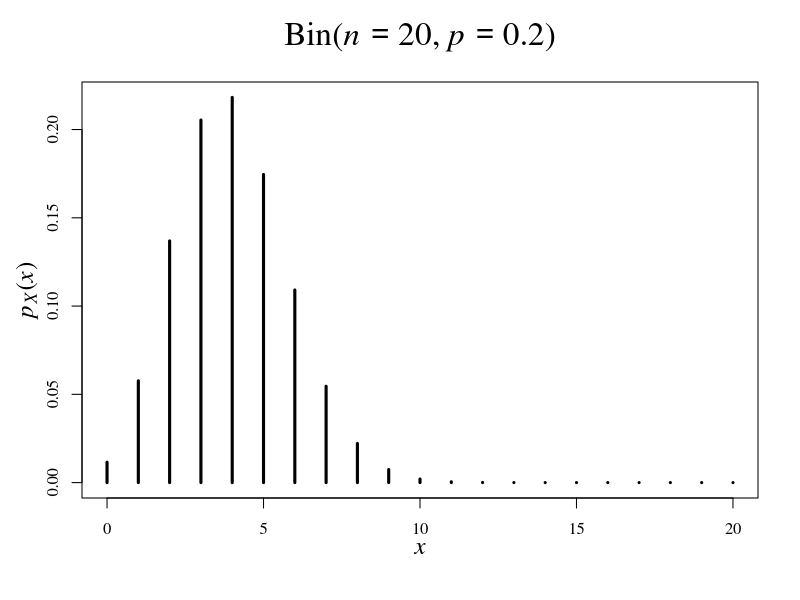
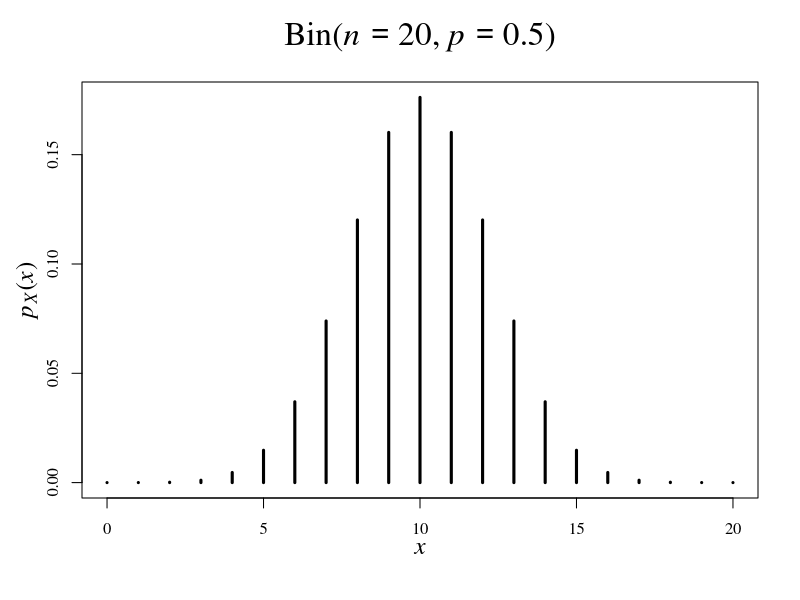
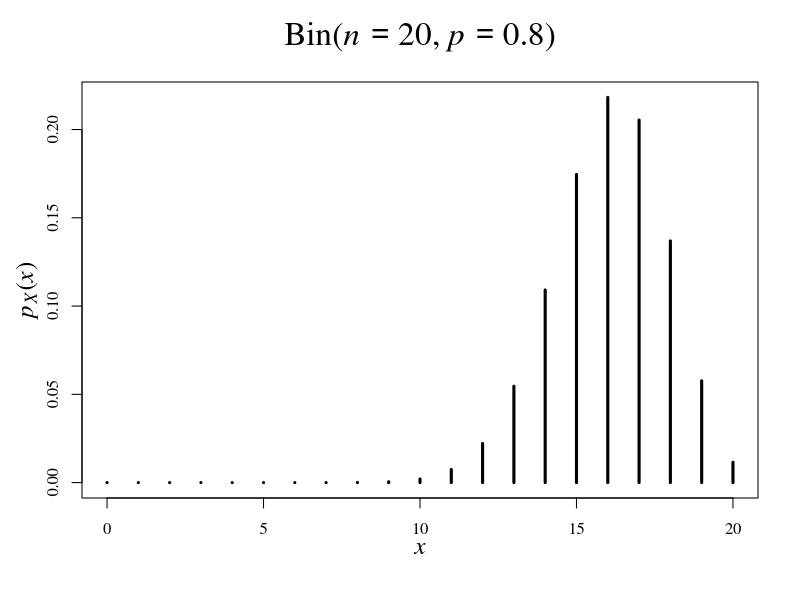
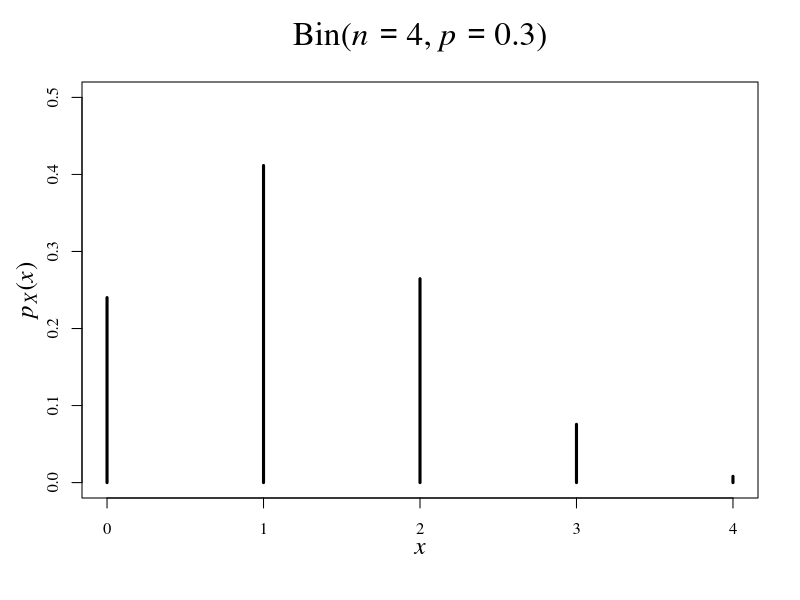
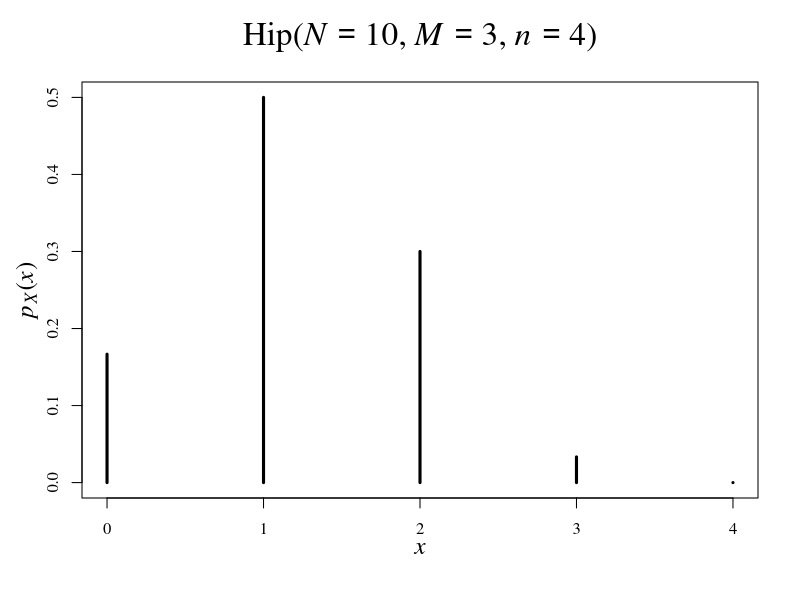
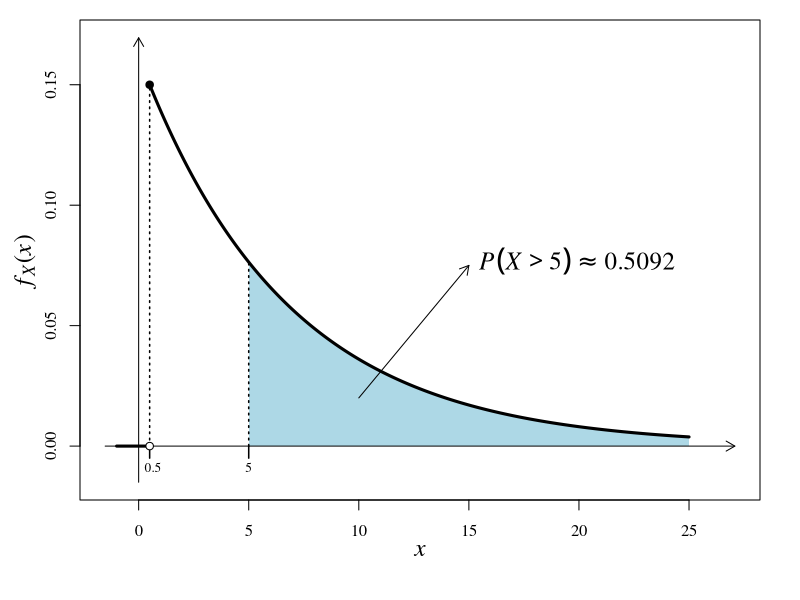
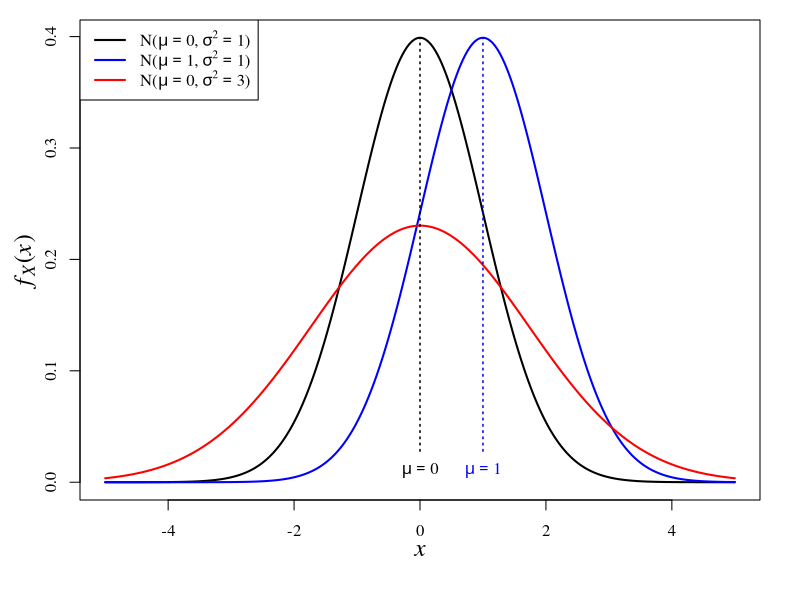
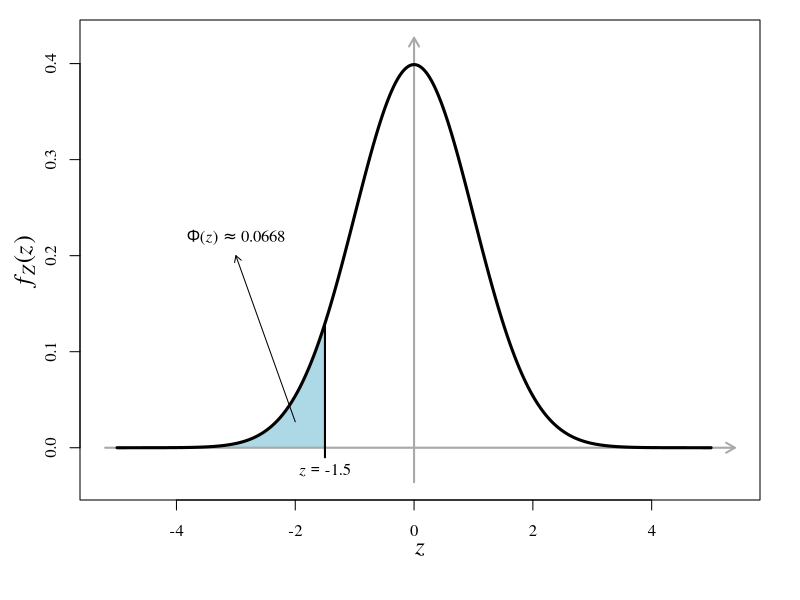

R code for these plots, in order:
## ---- chunk 1
n <- 20; x <- 0:n; p <- 0.2
par(family = "serif")
plot(x, dbinom(x = x, size = n, prob = p), type='h', xlab='', ylab='', main='', lwd=3)
mtext(text = expression(italic(x)), side = 1, line = 2, cex=1.5)
mtext(text = expression(italic(p)[italic(X)]*"("*italic(x)*")"), side = 2, line = 2, cex=1.5)
mtext(text = bquote(paste("Bin(",italic(n)==.(n),', ',italic(p)==.(p),")")), side = 3, line = 1.3, cex = 2)
## ---- chunk 2
n <- 20; x <- 0:n; p <- 0.5
par(family = "serif")
plot(x, dbinom(x = x, size = n, prob = p), type='h', xlab='', ylab='', main='', lwd=3)
mtext(text = expression(italic(x)), side = 1, line = 2, cex=1.5)
mtext(text = expression(italic(p)[italic(X)]*"("*italic(x)*")"), side = 2, line = 2, cex=1.5)
mtext(text = bquote(paste("Bin(",italic(n)==.(n),', ',italic(p)==.(p),")")), side = 3, line = 1.3, cex = 2)
## ---- chunk 3
n <- 20; x <- 0:n; p <- 0.8
par(family = "serif")
plot(x, dbinom(x = x, size = n, prob = p), type='h', xlab='', ylab='', main='', lwd=3)
mtext(text = expression(italic(x)), side = 1, line = 2, cex=1.5)
mtext(text = expression(italic(p)[italic(X)]*"("*italic(x)*")"), side = 2, line = 2, cex=1.5)
mtext(text = bquote(paste("Bin(",italic(n)==.(n),', ',italic(p)==.(p),")")), side = 3, line = 1.3, cex = 2)
## ---- chunk 4
M <- 3; N <- 10; n <- 4; x <- 0:n
y1 <- dbinom(x, n, M/N)
y2 <- dhyper(x, M, N-M, n)
MM <- max(y1,y2)
par(family = "serif")
plot(x, y1, type='h', xlab='', ylab='', main='', lwd=3, ylim=c(0,MM))
mtext(text = expression(italic(x)), side = 1, line = 2, cex=1.5)
mtext(text = expression(italic(p)[italic(X)]*"("*italic(x)*")"), side = 2, line = 2, cex=1.5)
mtext(text = bquote(paste("Bin(",italic(n)==.(n),', ',italic(p)==.(M/N),")")), side = 3, line = 1.3, cex = 2)
plot(x, y2, type='h', xlab='', ylab='', main='', lwd=3, ylim=c(0,MM))
mtext(text = expression(italic(x)), side = 1, line = 2, cex=1.5)
mtext(text = expression(italic(p)[italic(X)]*"("*italic(x)*")"), side = 2, line = 2, cex=1.5)
mtext(text = bquote(paste("Hip(",italic(N)==.(N),', ',italic(M)==.(M),', ',italic(n)==.(n),")")), side = 3, line = 1.3, cex = 2)
## ---- chunk 5
MM <- 25
x <- seq(-1,MM,0.01)
y <- as.numeric(x >= 0.5)*0.15*exp(-0.15*(x-0.5))
par(family = "serif", mar=c(5,4,1,2))
plot(x[x<0.5], y[x<0.5], type='n', xlab='', ylab='', main='', lwd=3,
     ylim=range(y)+c(-.1*diff(range(y)),.13*diff(range(y))),
     xlim=range(x)+c(-.02*diff(range(x)),.08*diff(range(x))))
polygon(x=c(5, 5, x[x > 5], MM),
        y=c(0, 0.15*exp(-0.675), y[x > 5], 0), col='lightblue', border=NA)
arrows(y0 = min(y)-.1*diff(range(y)), y1 = max(y)+.13*diff(range(y)), x0=0, x1=0, length = .1)
arrows(x0 = min(x)-.02*diff(range(x)), x1 = max(x)+.08*diff(range(x)), y0=0, y1=0, length = .1)
arrows(x0 = 10, x1 = 15, y0=0.02, y1=0.075, length = .1)
text(x=15, y=.075, labels=expression(italic(P)(italic(X) > 5)%~~%0.5092), pos = 4, cex=1.5)
lines(x[x >= 0.5], y[x >= 0.5], lwd=3)
lines(x[x < 0.5], y[x < 0.5], lwd=3)
lines(c(5, 5), c(0, 0.15*exp(-0.675)), lty=3, lwd=1.5)
lines(c(.5, .5), c(0, 0.15), lty=3, lwd=1.5)
lines(c(.5, .5), c(0, -0.005), lwd=1.5)
text(x=0.5, y=-0.007, labels = '0.5', adj=c(0.3,1), cex=.8)
lines(c(5, 5), c(0, -0.005), lwd=1.5)
text(x=5, y=-0.007, labels = '5', adj=c(0.5,1), cex=.8)
points(x=c(0.5, 0.5), y=c(0, 0.15), pch=c(21,21), bg=c('white','black'))
mtext(text = expression(italic(x)), side = 1, line = 2, cex=1.5)
mtext(text = expression(italic(f)[italic(X)]*"("*italic(x)*")"), side = 2, line = 2, cex=1.5)
## ---- chunk 6
MM <- 25
x <- seq(-5,5,0.01)
mu1 <- 0
mu2 <- 1
s2_1 <- 1
s2_2 <- 3
y1 <- dnorm(x = x, mean = mu1, sd = sqrt(s2_1))
y2 <- dnorm(x = x, mean = mu2, sd = sqrt(s2_1))
y3 <- dnorm(x = x, mean = mu1, sd = sqrt(s2_2))
M_y <- max(y1, y2, y3)

par(family = "serif", mar=c(5,4,1,2))
plot(x, y1, type='n', xlab='', ylab='', main='', lwd=3,
     ylim=c(0, M_y))
lines(x, y1, lwd=2)
lines(x, y2, lwd=2, col='blue')
lines(x, y3, lwd=2, col='red')
mtext(text = expression(italic(x)), side = 1, line = 2, cex=1.5)
mtext(text = expression(italic(f)[italic(X)]*"("*italic(x)*")"), side = 2, line = 2, cex=1.5)
legend('topleft',
       legend = as.expression(list(
         bquote(paste("N(",italic(mu)==.(mu1),', ',italic(sigma)^2==.(s2_1),")")),
         bquote(paste("N(",italic(mu)==.(mu2),', ',italic(sigma)^2==.(s2_1),")")),
         bquote(paste("N(",italic(mu)==.(mu1),', ',italic(sigma)^2==.(s2_2),")")))),
       col = c('black','blue','red'), lty=1, lwd=2
       )
lines(x=c(mu1,mu1), y=c(.07*M_y, M_y), lty=3, lwd=1.5)
text(x = mu1, y=.06*M_y, labels=bquote(italic(mu)==.(mu1)), pos=1)
lines(x=c(mu2,mu2), y=c(.07*M_y, M_y), lty=3, lwd=1.5, col='blue')
text(x = mu2, y=.06*M_y, labels=bquote(italic(mu)==.(mu2)), pos=1, col='blue')
## ---- chunk 7
x <- seq(-5,5,0.01)
mu <- 0;s2 <- 1
z <- -1.5
y <- dnorm(x = x, mean = mu1, sd = sqrt(s2_1))
M_y <- max(y); M_x <- max(x)
par(family = "serif", mar=c(5,4,1,2))
plot(x, y, type='n', xlab='', ylab='', main='', ylim=c(-.09*M_y, 1.07*M_y),
     xlim=c(min(x)-.02*diff(range(x)), max(x)+.04*diff(range(x))))
polygon(x=c(x[1], x[x < z], z, z),
        y=c(0, y[x < z], dnorm(z, mu, sqrt(s2)), 0), col='lightblue', border=NA)
arrows(y0 = -.09*M_y, y1 = 1.07*M_y, x0=0, x1=0, length = .1, lwd=2, col='darkgray')
arrows(y0 = 0, y1 = 0, x0=min(x)-.02*diff(range(x)), x1=max(x)+.04*diff(range(x)), length = .1, lwd=2, col='darkgray')
lines(x, y, lwd=3)
lines(x=c(z, z), y=c(0, dnorm(z, mu, sqrt(s2))), lwd=2)
lines(x=c(z, z), y=c(0, -.025*M_y), lwd=2)
text(x = z, y=-.02*M_y, labels=bquote(italic(z)==.(z)), pos=1)
arrows(x0 = -2, x1 = -3, y0 = dnorm(-2)/2, y1=.2, length=.07)
text(x=-3, y=.2, labels=bquote(Phi*"("*italic(z)*")"%~~%.(round(pnorm(z), 4))), pos=3)
mtext(text = expression(italic(z)), side = 1, line = 2, cex=1.5)
mtext(text = expression(italic(f)[italic(Z)]*"("*italic(z)*")"), side = 2, line = 2, cex=1.5)
## ---- chunk 8
x <- seq(-5,5,0.01)
mu <- 0;s2 <- 1
z <- 1.5
y <- dnorm(x = x, mean = mu1, sd = sqrt(s2_1))
M_y <- max(y); M_x <- max(x)
par(family = "serif", mar=c(5,4,1,2))
plot(x, y, type='n', xlab='', ylab='', main='', ylim=c(-.09*M_y, 1.07*M_y),
     xlim=c(min(x)-.02*diff(range(x)), max(x)+.04*diff(range(x))))
polygon(x=c(x[1], x[x < z], z, z),
        y=c(0, y[x < z], dnorm(z, mu, sqrt(s2)), 0), col='lightblue', border=NA)
arrows(y0 = -.09*M_y, y1 = 1.07*M_y, x0=0, x1=0, length = .1, lwd=2, col='darkgray')
arrows(y0 = 0, y1 = 0, x0=min(x)-.02*diff(range(x)), x1=max(x)+.04*diff(range(x)), length = .1, lwd=2, col='darkgray')
lines(x, y, lwd=3)
lines(x=c(z, z), y=c(0, dnorm(z, mu, sqrt(s2))), lwd=2)
lines(x=c(z, z), y=c(0, -.025*M_y), lwd=2)
text(x = z, y=-.02*M_y, labels=bquote(italic(z)==.(z)), pos=1)
arrows(x0 = -2, x1 = -3, y0 = dnorm(-2)/2, y1=.2, length=.07)
text(x=-3, y=.2, labels=bquote(Phi*"("*italic(z)*")"%~~%.(round(pnorm(z), 4))), pos=3)
mtext(text = expression(italic(z)), side = 1, line = 2, cex=1.5)
mtext(text = expression(italic(f)[italic(Z)]*"("*italic(z)*")"), side = 2, line = 2, cex=1.5)
## ---- chunk 9
x <- seq(-.5,3,0.01)
a <- 2;b <- 3
p <- 0.5
q_p <- qgamma(p=p, shape = a,rate = b)
y <- dgamma(x = x, shape = a,rate = b)
M_y <- max(y); M_x <- max(x)
par(family = "serif", mar=c(5,4,1,2))
plot(x, y, type='n', xlab='', ylab='', main='', ylim=c(-.09*M_y, 1.07*M_y),
     xlim=c(min(x)-.02*diff(range(x)), max(x)+.04*diff(range(x))))
polygon(x=c(x[1], x[x < q_p], q_p, q_p),
        y=c(0, y[x < q_p], dgamma(x = q_p, shape = a,rate = b), 0), col='lightblue', border=NA)
arrows(y0 = -.09*M_y, y1 = 1.07*M_y, x0=0, x1=0, length = .1, lwd=2, col='darkgray')
arrows(y0 = 0, y1 = 0, x0=min(x)-.02*diff(range(x)), x1=max(x)+.04*diff(range(x)), length = .1, lwd=2, col='darkgray')
lines(x, y, lwd=3)
lines(x=c(q_p, q_p), y=c(0, dgamma(x = q_p, shape = a,rate = b)), lwd=2)
lines(x=c(q_p, q_p), y=c(0, -.025*M_y), lwd=2)
text(x = q_p, y=-.02*M_y, labels=bquote(italic(Q[X*","*p])==.(round(q_p, 4))), pos=1)
arrows(x0 = q_p/2, x1 = 1.5, y0 = dgamma(x = q_p, shape = a,rate = b)/2, y1=.6, length=.07)
text(x=1.5, y=.6, labels=bquote(italic(P)*"("*italic(X)<=italic(Q[X*","*p])*") = "*italic(F[X])*"("*italic(Q[X*","*p])*") = "*.(round(p, 4))), pos=4)
mtext(text = expression(italic(x)), side = 1, line = 2, cex=1.5)
mtext(text = expression(italic(f)[italic(X)]*"("*italic(x)*")"), side = 2, line = 2, cex=1.5)
legend('topright', legend=bquote(italic(p) == .(p)), fill = 'lightblue')
## ---- chunk 10
x <- seq(-.5,3,0.01)
a <- 2;b <- 3
p <- 0.5
q_p <- qgamma(p=p, shape = a,rate = b)
y <- dgamma(x = x, shape = a,rate = b)
M_y <- max(y); M_x <- max(x)
par(family = "serif", mar=c(5,4,1,2))
plot(x, y, type='n', xlab='', ylab='', main='', ylim=c(-.09*M_y, 1.07*M_y),
     xlim=c(min(x)-.02*diff(range(x)), max(x)+.04*diff(range(x))))
polygon(x=c(x[1], x[x < q_p], q_p, q_p),
        y=c(0, y[x < q_p], dgamma(x = q_p, shape = a,rate = b), 0), col='lightblue', border=NA)
arrows(y0 = -.09*M_y, y1 = 1.07*M_y, x0=0, x1=0, length = .1, lwd=2, col='darkgray')
arrows(y0 = 0, y1 = 0, x0=min(x)-.02*diff(range(x)), x1=max(x)+.04*diff(range(x)), length = .1, lwd=2, col='darkgray')
lines(x, y, lwd=3)
lines(x=c(q_p, q_p), y=c(0, dgamma(x = q_p, shape = a,rate = b)), lwd=2)
lines(x=c(q_p, q_p), y=c(0, -.025*M_y), lwd=2)
text(x = q_p, y=-.02*M_y, labels=bquote(italic(Q[X*","*p])==.(round(q_p, 4))), pos=1)
arrows(x0 = q_p/2, x1 = 1.5, y0 = dgamma(x = q_p, shape = a,rate = b)/2, y1=.6, length=.07)
text(x=1.5, y=.6, labels=bquote(italic(P)*"("*italic(X)<=italic(Q[X*","*p])*") = "*italic(F[X])*"("*italic(Q[X*","*p])*") = "*.(round(p, 4))), pos=4)
mtext(text = expression(italic(x)), side = 1, line = 2, cex=1.5)
mtext(text = expression(italic(f)[italic(X)]*"("*italic(x)*")"), side = 2, line = 2, cex=1.5)
legend('topright', legend=bquote(italic(p) == .(p)), fill = 'lightblue')
## ---- chunk 11
x <- seq(-.5,3,0.01)
a <- 2;b <- 3
p <- 0.7
q_p <- qgamma(p=p, shape = a,rate = b)
y <- dgamma(x = x, shape = a,rate = b)
M_y <- max(y); M_x <- max(x)
par(family = "serif", mar=c(5,4,1,2))
plot(x, y, type='n', xlab='', ylab='', main='', ylim=c(-.09*M_y, 1.07*M_y),
     xlim=c(min(x)-.02*diff(range(x)), max(x)+.04*diff(range(x))))
polygon(x=c(x[1], x[x < q_p], q_p, q_p),
        y=c(0, y[x < q_p], dgamma(x = q_p, shape = a,rate = b), 0), col='lightblue', border=NA)
arrows(y0 = -.09*M_y, y1 = 1.07*M_y, x0=0, x1=0, length = .1, lwd=2, col='darkgray')
arrows(y0 = 0, y1 = 0, x0=min(x)-.02*diff(range(x)), x1=max(x)+.04*diff(range(x)), length = .1, lwd=2, col='darkgray')
lines(x, y, lwd=3)
lines(x=c(q_p, q_p), y=c(0, dgamma(x = q_p, shape = a,rate = b)), lwd=2)
lines(x=c(q_p, q_p), y=c(0, -.025*M_y), lwd=2)
text(x = q_p, y=-.02*M_y, labels=bquote(italic(Q[X*","*p])==.(round(q_p, 4))), pos=1)
arrows(x0 = q_p/2, x1 = 1.5, y0 = dgamma(x = q_p, shape = a,rate = b)/2, y1=.6, length=.07)
text(x=1.5, y=.6, labels=bquote(italic(P)*"("*italic(X)<=italic(Q[X*","*p])*") = "*italic(F[X])*"("*italic(Q[X*","*p])*") = "*.(round(p, 4))), pos=4)
mtext(text = expression(italic(x)), side = 1, line = 2, cex=1.5)
mtext(text = expression(italic(f)[italic(X)]*"("*italic(x)*")"), side = 2, line = 2, cex=1.5)
legend('topright', legend=bquote(italic(p) == .(p)), fill = 'lightblue')
## ---- chunk 12
x <- seq(-.5,3,0.01)
a <- 2;b <- 3
p <- 0.9
q_p <- qgamma(p=p, shape = a,rate = b)
y <- dgamma(x = x, shape = a,rate = b)
M_y <- max(y); M_x <- max(x)
par(family = "serif", mar=c(5,4,1,2))
plot(x, y, type='n', xlab='', ylab='', main='', ylim=c(-.09*M_y, 1.07*M_y),
     xlim=c(min(x)-.02*diff(range(x)), max(x)+.04*diff(range(x))))
polygon(x=c(x[1], x[x < q_p], q_p, q_p),
        y=c(0, y[x < q_p], dgamma(x = q_p, shape = a,rate = b), 0), col='lightblue', border=NA)
arrows(y0 = -.09*M_y, y1 = 1.07*M_y, x0=0, x1=0, length = .1, lwd=2, col='darkgray')
arrows(y0 = 0, y1 = 0, x0=min(x)-.02*diff(range(x)), x1=max(x)+.04*diff(range(x)), length = .1, lwd=2, col='darkgray')
lines(x, y, lwd=3)
lines(x=c(q_p, q_p), y=c(0, dgamma(x = q_p, shape = a,rate = b)), lwd=2)
lines(x=c(q_p, q_p), y=c(0, -.025*M_y), lwd=2)
text(x = q_p, y=-.02*M_y, labels=bquote(italic(Q[X*","*p])==.(round(q_p, 4))), pos=1)
arrows(x0 = q_p/2, x1 = 1.5, y0 = dgamma(x = q_p, shape = a,rate = b)/2, y1=.6, length=.07)
text(x=1.5, y=.6, labels=bquote(italic(P)*"("*italic(X)<=italic(Q[X*","*p])*") = "*italic(F[X])*"("*italic(Q[X*","*p])*") = "*.(round(p, 4))), pos=4)
mtext(text = expression(italic(x)), side = 1, line = 2, cex=1.5)
mtext(text = expression(italic(f)[italic(X)]*"("*italic(x)*")"), side = 2, line = 2, cex=1.5)
legend('topright', legend=bquote(italic(p) == .(p)), fill = 'lightblue')
## ---- chunk 13
#| layout-ncol: 2

n <- 5
p1 <- 0.05; p2 <- 0.25
mu1 <- n*p1;mu2 <- n*p2
s1 <- sqrt(n*p1*(1-p1)); s2 <- sqrt(n*p2*(1-p2))
qq <- 0:n; qq1 <- seq(-.5, n+.5, by = 0.01)
x1 <- dbinom(qq, n, p1); x2 <- dbinom(qq, n, p2)
y1 <- dnorm(qq1, mu1, s1); y2 <- dnorm(qq1, mu2, s2)
M1 <- max(y1, x1); M2 <- max(y2, x2)

par(family = "serif", mar=c(5,4,2.5,2))
plot(qq, x1, type='h', xlab='', ylab='', main='', lwd=3, xlim=c(-.5, n+.5), ylim=c(0, M1))
lines(qq1, y1, col='red', lwd=3)
mtext(text = expression(italic(x)), side = 1, line = 2, cex=1.5)
mtext(text = expression(italic(p)[italic(X)]*"("*italic(x)*")"), side = 2, line = 2, cex=1.5)
mtext(text = expression(italic(f)[italic(X)]*"("*italic(x)*")"), side = 4, line = 1, cex=1.5, col='red')
mtext(text = bquote(italic(n)==.(n)*","~italic(p)==.(p1)), side = 3, line = .5, cex=2)
legend('topright', legend=c(expression(Bin*"("*italic(n)*","*italic(p)*")"), expression(N*"("*italic(np)*","~italic(np)*"("*italic(1-p)*")"*")")), col=c('black', 'red'), lwd=3)

plot(qq, x2, type='h', xlab='', ylab='', main='', lwd=3, xlim=c(-.5, n+.5), ylim=c(0, M2))
lines(qq1, y2, col='red', lwd=3)
mtext(text = expression(italic(x)), side = 1, line = 2, cex=1.5)
mtext(text = expression(italic(p)[italic(X)]*"("*italic(x)*")"), side = 2, line = 2, cex=1.5)
mtext(text = expression(italic(f)[italic(X)]*"("*italic(x)*")"), side = 4, line = 1, cex=1.5, col='red')
mtext(text = bquote(italic(n)==.(n)*","~italic(p)==.(p2)), side = 3, line = .5, cex=2)
legend('topright', legend=c(expression(Bin*"("*italic(n)*","*italic(p)*")"), expression(N*"("*italic(np)*","~italic(np)*"("*italic(1-p)*")"*")")), col=c('black', 'red'), lwd=3)
## ---- chunk 14
#| layout-ncol: 2

n <- 10
p1 <- 0.05; p2 <- 0.25
mu1 <- n*p1;mu2 <- n*p2
s1 <- sqrt(n*p1*(1-p1)); s2 <- sqrt(n*p2*(1-p2))
qq <- 0:n; qq1 <- seq(-.5, n+.5, by = 0.01)
x1 <- dbinom(qq, n, p1); x2 <- dbinom(qq, n, p2)
y1 <- dnorm(qq1, mu1, s1); y2 <- dnorm(qq1, mu2, s2)
M1 <- max(y1, x1); M2 <- max(y2, x2)

par(family = "serif", mar=c(5,4,2.5,2))
plot(qq, x1, type='h', xlab='', ylab='', main='', lwd=3, xlim=c(-.5, n+.5), ylim=c(0, M1))
lines(qq1, y1, col='red', lwd=3)
mtext(text = expression(italic(x)), side = 1, line = 2, cex=1.5)
mtext(text = expression(italic(p)[italic(X)]*"("*italic(x)*")"), side = 2, line = 2, cex=1.5)
mtext(text = expression(italic(f)[italic(X)]*"("*italic(x)*")"), side = 4, line = 1, cex=1.5, col='red')
mtext(text = bquote(italic(n)==.(n)*","~italic(p)==.(p1)), side = 3, line = .5, cex=2)
legend('topright', legend=c(expression(Bin*"("*italic(n)*","*italic(p)*")"), expression(N*"("*italic(np)*","~italic(np)*"("*italic(1-p)*")"*")")), col=c('black', 'red'), lwd=3)

plot(qq, x2, type='h', xlab='', ylab='', main='', lwd=3, xlim=c(-.5, n+.5), ylim=c(0, M2))
lines(qq1, y2, col='red', lwd=3)
mtext(text = expression(italic(x)), side = 1, line = 2, cex=1.5)
mtext(text = expression(italic(p)[italic(X)]*"("*italic(x)*")"), side = 2, line = 2, cex=1.5)
mtext(text = expression(italic(f)[italic(X)]*"("*italic(x)*")"), side = 4, line = 1, cex=1.5, col='red')
mtext(text = bquote(italic(n)==.(n)*","~italic(p)==.(p2)), side = 3, line = .5, cex=2)
legend('topright', legend=c(expression(Bin*"("*italic(n)*","*italic(p)*")"), expression(N*"("*italic(np)*","~italic(np)*"("*italic(1-p)*")"*")")), col=c('black', 'red'), lwd=3)
## ---- chunk 15
#| layout-ncol: 2

n <- 50
p1 <- 0.05; p2 <- 0.25
mu1 <- n*p1;mu2 <- n*p2
s1 <- sqrt(n*p1*(1-p1)); s2 <- sqrt(n*p2*(1-p2))
qq <- 0:n; qq1 <- seq(-.5, n+.5, by = 0.01)
x1 <- dbinom(qq, n, p1); x2 <- dbinom(qq, n, p2)
y1 <- dnorm(qq1, mu1, s1); y2 <- dnorm(qq1, mu2, s2)
M1 <- max(y1, x1); M2 <- max(y2, x2)

par(family = "serif", mar=c(5,4,2.5,2))
plot(qq, x1, type='h', xlab='', ylab='', main='', lwd=3, xlim=c(-.5, n+.5), ylim=c(0, M1))
lines(qq1, y1, col='red', lwd=3)
mtext(text = expression(italic(x)), side = 1, line = 2, cex=1.5)
mtext(text = expression(italic(p)[italic(X)]*"("*italic(x)*")"), side = 2, line = 2, cex=1.5)
mtext(text = expression(italic(f)[italic(X)]*"("*italic(x)*")"), side = 4, line = 1, cex=1.5, col='red')
mtext(text = bquote(italic(n)==.(n)*","~italic(p)==.(p1)), side = 3, line = .5, cex=2)
legend('topright', legend=c(expression(Bin*"("*italic(n)*","*italic(p)*")"), expression(N*"("*italic(np)*","~italic(np)*"("*italic(1-p)*")"*")")), col=c('black', 'red'), lwd=3)

plot(qq, x2, type='h', xlab='', ylab='', main='', lwd=3, xlim=c(-.5, n+.5), ylim=c(0, M2))
lines(qq1, y2, col='red', lwd=3)
mtext(text = expression(italic(x)), side = 1, line = 2, cex=1.5)
mtext(text = expression(italic(p)[italic(X)]*"("*italic(x)*")"), side = 2, line = 2, cex=1.5)
mtext(text = expression(italic(f)[italic(X)]*"("*italic(x)*")"), side = 4, line = 1, cex=1.5, col='red')
mtext(text = bquote(italic(n)==.(n)*","~italic(p)==.(p2)), side = 3, line = .5, cex=2)
legend('topright', legend=c(expression(Bin*"("*italic(n)*","*italic(p)*")"), expression(N*"("*italic(np)*","~italic(np)*"("*italic(1-p)*")"*")")), col=c('black', 'red'), lwd=3)
## ---- chunk 16
#| layout-ncol: 2

n <- 100
p1 <- 0.05; p2 <- 0.25
mu1 <- n*p1;mu2 <- n*p2
s1 <- sqrt(n*p1*(1-p1)); s2 <- sqrt(n*p2*(1-p2))
qq <- 0:n; qq1 <- seq(-.5, n+.5, by = 0.01)
x1 <- dbinom(qq, n, p1); x2 <- dbinom(qq, n, p2)
y1 <- dnorm(qq1, mu1, s1); y2 <- dnorm(qq1, mu2, s2)
M1 <- max(y1, x1); M2 <- max(y2, x2)

par(family = "serif", mar=c(5,4,2.5,2))
plot(qq, x1, type='h', xlab='', ylab='', main='', lwd=3, xlim=c(-.5, n+.5), ylim=c(0, M1))
lines(qq1, y1, col='red', lwd=3)
mtext(text = expression(italic(x)), side = 1, line = 2, cex=1.5)
mtext(text = expression(italic(p)[italic(X)]*"("*italic(x)*")"), side = 2, line = 2, cex=1.5)
mtext(text = expression(italic(f)[italic(X)]*"("*italic(x)*")"), side = 4, line = 1, cex=1.5, col='red')
mtext(text = bquote(italic(n)==.(n)*","~italic(p)==.(p1)), side = 3, line = .5, cex=2)
legend('topright', legend=c(expression(Bin*"("*italic(n)*","*italic(p)*")"), expression(N*"("*italic(np)*","~italic(np)*"("*italic(1-p)*")"*")")), col=c('black', 'red'), lwd=3)

plot(qq, x2, type='h', xlab='', ylab='', main='', lwd=3, xlim=c(-.5, n+.5), ylim=c(0, M2))
lines(qq1, y2, col='red', lwd=3)
mtext(text = expression(italic(x)), side = 1, line = 2, cex=1.5)
mtext(text = expression(italic(p)[italic(X)]*"("*italic(x)*")"), side = 2, line = 2, cex=1.5)
mtext(text = expression(italic(f)[italic(X)]*"("*italic(x)*")"), side = 4, line = 1, cex=1.5, col='red')
mtext(text = bquote(italic(n)==.(n)*","~italic(p)==.(p2)), side = 3, line = .5, cex=2)
legend('topright', legend=c(expression(Bin*"("*italic(n)*","*italic(p)*")"), expression(N*"("*italic(np)*","~italic(np)*"("*italic(1-p)*")"*")")), col=c('black', 'red'), lwd=3)
## ---- chunk 17

n <- 50; p <- 0.25; x <- floor(0.2*n); mu <- n*p; s <- sqrt(n*p*(1-p))
qq_bin <- 0:n; qq_nor <- seq(-.5, n+.5, by = 0.01)
dbin <- dbinom(qq_bin, n, p); dnor <- dnorm(qq_nor, mu, s)
My <- max(dbin, dnor)

par(family = "serif", mar=c(5,4,1,2))
plot(qq, x1, type='n', xlab='', ylab='', main='', xlim=range(qq_nor), ylim=c(0, My))
# rect(xleft=(0:x-.5), ybottom=rep(0, x+1), xright=(0:x+.5), ytop=dbin[qq_bin <= x],
# col=rgb(0, 0, 0, .3, maxColorValue = 1), lty=3, lwd=1.2)
# polygon(x=c(qq_nor[1],qq_nor[qq_nor < x+.5], x+.5, x+.5),
#         y=c(0, dnor[qq_nor < x+.5], dnorm(x+.5, mu, s), 0),
# col=rgb(1, 0, 0, .3, maxColorValue = 1), border='red')
for(i in 1:length(qq_bin)) lines(x=c(qq[i],qq[i]), y=c(0, dbin[i]), lwd=1.1)
lines(qq_nor, dnor, col='red', lwd=1.1)
mtext(text = expression(italic(x)), side = 1, line = 2, cex=1.5)
mtext(text = expression(italic(p)[italic(X)]*"("*italic(x)*")"), side = 2, line = 2, cex=1.5)
mtext(text = expression(italic(f)[italic(X)]*"("*italic(x)*")"), side = 4, line = 1, cex=1.5, col='red')
# legend('topright',
#        legend=as.expression(list(
#               bquote(italic(P)*"("*italic(X)<=10*")"~"="~.(round(pbinom(x, n, p),4))),
#               bquote(italic(P)*"("*italic(Y)<=10.5*")"~"="~.(round(pnorm(x+.5, mu, s) - pnorm(-.5, mu, s),4)))
#               )),
#        fill=c(col=rgb(0, 0, 0, .3, maxColorValue = 1),
#               col=rgb(1, 0, 0, .3, maxColorValue = 1))
# )


## ---- chunk 18

n <- 50; p <- 0.25; x <- floor(0.2*n); mu <- n*p; s <- sqrt(n*p*(1-p))
qq_bin <- 0:n; qq_nor <- seq(-.5, n+.5, by = 0.01)
dbin <- dbinom(qq_bin, n, p); dnor <- dnorm(qq_nor, mu, s)
My <- max(dbin, dnor)

par(family = "serif", mar=c(5,4,1,2))
plot(qq, x1, type='n', xlab='', ylab='', main='', xlim=range(qq_nor), ylim=c(0, My))
rect(xleft=(0:x-.5), ybottom=rep(0, x+1), xright=(0:x+.5), ytop=dbin[qq_bin <= x],
col=rgb(0, 0, 0, .3, maxColorValue = 1), lty=3, lwd=1.2)
# polygon(x=c(qq_nor[1],qq_nor[qq_nor < x+.5], x+.5, x+.5),
#         y=c(0, dnor[qq_nor < x+.5], dnorm(x+.5, mu, s), 0),
# col=rgb(1, 0, 0, .3, maxColorValue = 1), border='red')
for(i in 1:length(qq_bin)) lines(x=c(qq[i],qq[i]), y=c(0, dbin[i]), lwd=1.1)
lines(qq_nor, dnor, col='red', lwd=1.1)
mtext(text = expression(italic(x)), side = 1, line = 2, cex=1.5)
mtext(text = expression(italic(p)[italic(X)]*"("*italic(x)*")"), side = 2, line = 2, cex=1.5)
mtext(text = expression(italic(f)[italic(X)]*"("*italic(x)*")"), side = 4, line = 1, cex=1.5, col='red')
legend('topright',
       legend=as.expression(list(
              bquote(italic(P)*"("*italic(X)<=10*")"~"="~.(round(pbinom(x, n, p),4)))#,
              # bquote(italic(P)*"("*italic(Y)<=10.5*")"~"="~.(round(pnorm(x+.5, mu, s) - pnorm(-.5, mu, s),4)))
              )),
       fill=c(col=rgb(0, 0, 0, .3, maxColorValue = 1)#,
              # col=rgb(1, 0, 0, .3, maxColorValue = 1)
)
)


## ---- chunk 19

n <- 50; p <- 0.25; x <- floor(0.2*n); mu <- n*p; s <- sqrt(n*p*(1-p))
qq_bin <- 0:n; qq_nor <- seq(-.5, n+.5, by = 0.01)
dbin <- dbinom(qq_bin, n, p); dnor <- dnorm(qq_nor, mu, s)
My <- max(dbin, dnor)

par(family = "serif", mar=c(5,4,1,2))
plot(qq, x1, type='n', xlab='', ylab='', main='', xlim=range(qq_nor), ylim=c(0, My))
rect(xleft=(0:x-.5), ybottom=rep(0, x+1), xright=(0:x+.5), ytop=dbin[qq_bin <= x],
col=rgb(0, 0, 0, .3, maxColorValue = 1), lty=3, lwd=1.2)
polygon(x=c(qq_nor[1],qq_nor[qq_nor < x+.5], x+.5, x+.5),
        y=c(0, dnor[qq_nor < x+.5], dnorm(x+.5, mu, s), 0),
col=rgb(1, 0, 0, .3, maxColorValue = 1), border='red')
for(i in 1:length(qq_bin)) lines(x=c(qq[i],qq[i]), y=c(0, dbin[i]), lwd=1.1)
lines(qq_nor, dnor, col='red', lwd=1.1)
mtext(text = expression(italic(x)), side = 1, line = 2, cex=1.5)
mtext(text = expression(italic(p)[italic(X)]*"("*italic(x)*")"), side = 2, line = 2, cex=1.5)
mtext(text = expression(italic(f)[italic(X)]*"("*italic(x)*")"), side = 4, line = 1, cex=1.5, col='red')
legend('topright',
       legend=as.expression(list(
              bquote(italic(P)*"("*italic(X)<=10*")"~"="~.(round(pbinom(x, n, p),4))),
              bquote(italic(P)*"("*italic(Y)<=10.5*")"~"="~"?")
              )),
       fill=c(col=rgb(0, 0, 0, .3, maxColorValue = 1),
              col=rgb(1, 0, 0, .3, maxColorValue = 1))
)


## ---- chunk 20

n <- 50; p <- 0.25; x <- floor(0.2*n); mu <- n*p; s <- sqrt(n*p*(1-p))
qq_bin <- 0:n; qq_nor <- seq(-.5, n+.5, by = 0.01)
dbin <- dbinom(qq_bin, n, p); dnor <- dnorm(qq_nor, mu, s)
My <- max(dbin, dnor)

par(family = "serif", mar=c(5,4,1,2))
plot(qq, x1, type='n', xlab='', ylab='', main='', xlim=range(qq_nor), ylim=c(0, My))
rect(xleft=(0:x-.5), ybottom=rep(0, x+1), xright=(0:x+.5), ytop=dbin[qq_bin <= x],
col=rgb(0, 0, 0, .3, maxColorValue = 1), lty=3, lwd=1.2)
polygon(x=c(qq_nor[1],qq_nor[qq_nor < x+.5], x+.5, x+.5),
        y=c(0, dnor[qq_nor < x+.5], dnorm(x+.5, mu, s), 0),
col=rgb(1, 0, 0, .3, maxColorValue = 1), border='red')
for(i in 1:length(qq_bin)) lines(x=c(qq[i],qq[i]), y=c(0, dbin[i]), lwd=1.1)
lines(qq_nor, dnor, col='red', lwd=1.1)
mtext(text = expression(italic(x)), side = 1, line = 2, cex=1.5)
mtext(text = expression(italic(p)[italic(X)]*"("*italic(x)*")"), side = 2, line = 2, cex=1.5)
mtext(text = expression(italic(f)[italic(X)]*"("*italic(x)*")"), side = 4, line = 1, cex=1.5, col='red')
legend('topright',
       legend=as.expression(list(
              bquote(italic(P)*"("*italic(X)<=10*")"~"="~.(round(pbinom(x, n, p),4))),
              bquote(italic(P)*"("*italic(Y)<=10.5*")"~"="~.(round(pnorm(x+.5, mu, s) - pnorm(-.5, mu, s),4)))
       )),
       fill=c(col=rgb(0, 0, 0, .3, maxColorValue = 1),
              col=rgb(1, 0, 0, .3, maxColorValue = 1))
)


## ---- chunk 21
x <- seq(0.00001,4,length.out=1000)
a1 <- 0.7; b1 <- 1
a2 <- 1; b2 <- 1
a3 <- 1.5; b3 <- 1

y1 <- dgamma(x = x, shape = a1,scale = b1)
y2 <- dgamma(x = x, shape = a2,scale = b2)
y3 <- dgamma(x = x, shape = a3,scale = b3)

M_y <- max(2, y2, y3)
par(family = "serif", mar=c(5,4,1,2))
plot(x, y1, type='n', xlab='', ylab='', main='', ylim=c(-.09*M_y, 1.07*M_y),
     xlim=c(min(x)-.02*diff(range(x)), max(x)+.04*diff(range(x))))

arrows(y0 = -.09*M_y, y1 = 1.07*M_y, x0=0, x1=0, length = .1, lwd=2, col='darkgray')
arrows(y0 = 0, y1 = 0, x0=min(x)-.02*diff(range(x)), x1=max(x)+.04*diff(range(x)), length = .1, lwd=2, col='darkgray')
lines(x[y1 <= M_y], y1[y1 <= M_y], lwd=2)
lines(x, y2, lwd=2, col='blue')
lines(x, y3, lwd=2, col='red')

mtext(text = expression(italic(x)), side = 1, line = 2, cex=1.5)
mtext(text = expression(italic(f)[italic(X)]*"("*italic(x)*")"), side = 2, line = 2, cex=1.5)
legend('topright',
       legend=as.expression(list(bquote(alpha == .(a1)*','~beta == .(b1)),
                                 bquote(alpha == .(a2)*','~beta == .(b2)),
                                 bquote(alpha == .(a3)*','~beta == .(b3)))),
       col=c('black', 'blue', 'red'), lty=1, lwd=2)
## ---- chunk 22
x <- seq(0.001,4,length.out=1000)
a1 <- 2; b1 <- 0.5
a2 <- 2; b2 <- 1
a3 <- 2; b3 <- 1.5

y1 <- dgamma(x = x, shape = a1,scale = b1)
y2 <- dgamma(x = x, shape = a2,scale = b2)
y3 <- dgamma(x = x, shape = a3,scale = b3)

M_y <- max(y1, y2, y3)
par(family = "serif", mar=c(5,4,1,2))
plot(x, y1, type='n', xlab='', ylab='', main='', ylim=c(-.09*M_y, 1.07*M_y),
     xlim=c(min(x)-.02*diff(range(x)), max(x)+.04*diff(range(x))))

arrows(y0 = -.09*M_y, y1 = 1.07*M_y, x0=0, x1=0, length = .1, lwd=2, col='darkgray')
arrows(y0 = 0, y1 = 0, x0=min(x)-.02*diff(range(x)), x1=max(x)+.04*diff(range(x)), length = .1, lwd=2, col='darkgray')
lines(x, y1, lwd=2)
lines(x, y2, lwd=2, col='blue')
lines(x, y3, lwd=2, col='red')

mtext(text = expression(italic(x)), side = 1, line = 2, cex=1.5)
mtext(text = expression(italic(f)[italic(X)]*"("*italic(x)*")"), side = 2, line = 2, cex=1.5)
legend('topright',
       legend=as.expression(list(bquote(alpha == .(a1)*','~beta == .(b1)),
                                 bquote(alpha == .(a2)*','~beta == .(b2)),
                                 bquote(alpha == .(a3)*','~beta == .(b3)))),
       col=c('black', 'blue', 'red'), lty=1, lwd=2)
## ---- chunk 23
x <- seq(0.001,4,length.out=1000)
a1 <- 1; b1 <- 0.5
a2 <- 1; b2 <- 1
a3 <- 1; b3 <- 2

y1 <- dgamma(x = x, shape = a1,scale = b1)
y2 <- dgamma(x = x, shape = a2,scale = b2)
y3 <- dgamma(x = x, shape = a3,scale = b3)

M_y <- max(y1, y2, y3)
par(family = "serif", mar=c(5,4,1,2))
plot(x, y1, type='n', xlab='', ylab='', main='', ylim=c(-.09*M_y, 1.07*M_y),
     xlim=c(min(x)-.02*diff(range(x)), max(x)+.04*diff(range(x))))

arrows(y0 = -.09*M_y, y1 = 1.07*M_y, x0=0, x1=0, length = .1, lwd=2, col='darkgray')
arrows(y0 = 0, y1 = 0, x0=min(x)-.02*diff(range(x)), x1=max(x)+.04*diff(range(x)), length = .1, lwd=2, col='darkgray')
lines(x, y1, lwd=2)
lines(x, y2, lwd=2, col='blue')
lines(x, y3, lwd=2, col='red')

mtext(text = expression(italic(x)), side = 1, line = 2, cex=1.5)
mtext(text = expression(italic(f)[italic(X)]*"("*italic(x)*")"), side = 2, line = 2, cex=1.5)
legend('topright',
       legend=as.expression(list(bquote(lambda == .(1/b1)),
                                 bquote(lambda == .(1/b2)),
                                 bquote(lambda == .(1/b3)))),
       col=c('black', 'blue', 'red'), lty=1, lwd=2)
